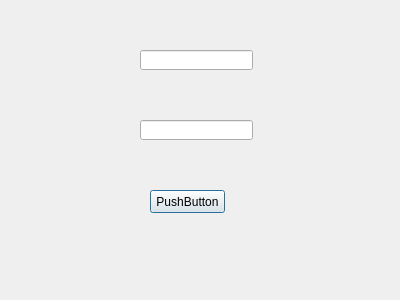
<?xml version="1.0" encoding="UTF-8"?>
<ui version="4.0">
 <class>myDialog</class>
 <widget class="QDialog" name="myDialog">
  <property name="geometry">
   <rect>
    <x>0</x>
    <y>0</y>
    <width>400</width>
    <height>300</height>
   </rect>
  </property>
  <property name="windowTitle">
   <string>Dialog</string>
  </property>
  <widget class="QLineEdit" name="lineEdit1">
   <property name="geometry">
    <rect>
     <x>140</x>
     <y>50</y>
     <width>113</width>
     <height>20</height>
    </rect>
   </property>
  </widget>
  <widget class="QLineEdit" name="lineEdit2">
   <property name="geometry">
    <rect>
     <x>140</x>
     <y>120</y>
     <width>113</width>
     <height>20</height>
    </rect>
   </property>
   <property name="echoMode">
    <enum>QLineEdit::Password</enum>
   </property>
  </widget>
  <widget class="QPushButton" name="pushButton">
   <property name="geometry">
    <rect>
     <x>150</x>
     <y>190</y>
     <width>75</width>
     <height>23</height>
    </rect>
   </property>
   <property name="text">
    <string>PushButton</string>
   </property>
  </widget>
 </widget>
 <resources/>
 <connections/>
</ui>
